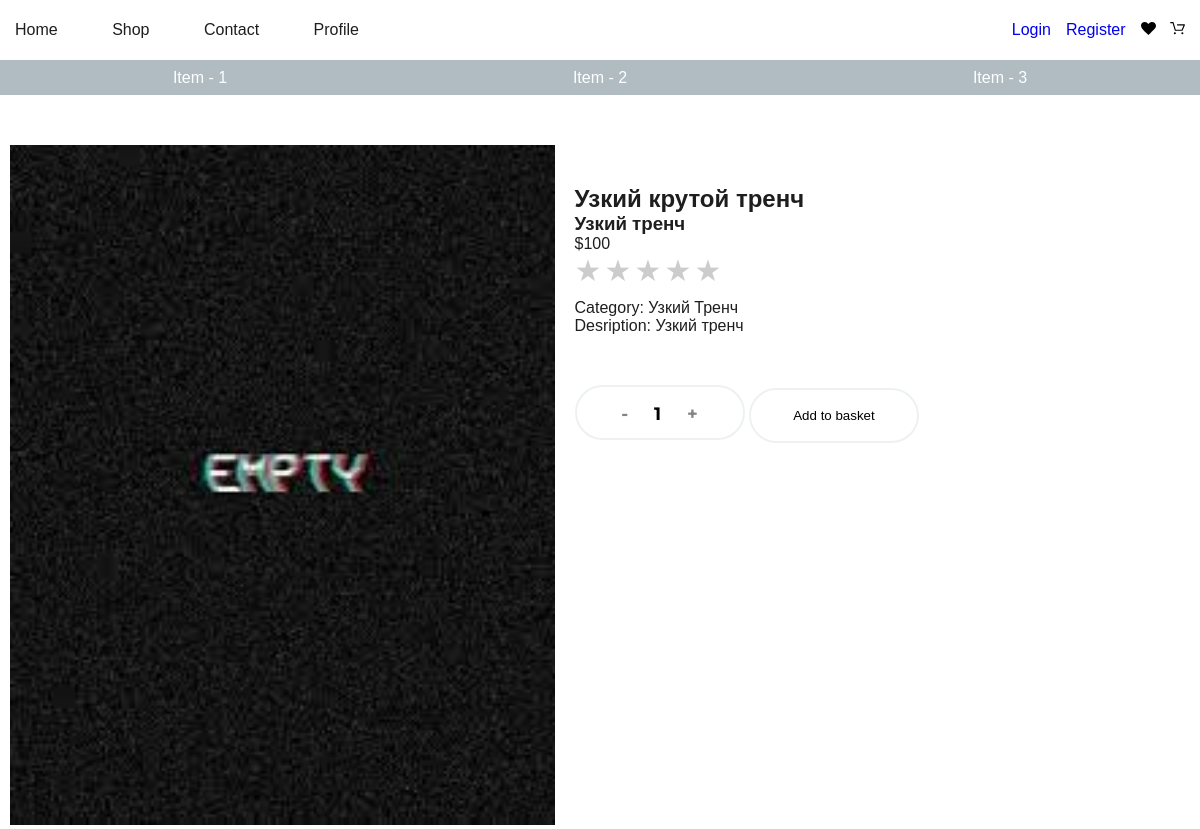
The page /good/uzkii-krutoi-trench on the database its author committed.
### mainApp/models.py (models this page shows, shortened)
class Good(m.Model):
    title = m.CharField(max_length=250, verbose_name="Заголовок товара")
    subtitle = m.CharField(max_length=250, verbose_name="Под заголовок товара")
    description = m.TextField(verbose_name="Описание товара", blank=True, null=True)
    price = m.PositiveIntegerField(verbose_name="Цена")
    photo = m.ImageField(upload_to="photos/goods/%m/%d/", verbose_name="Фото товара", default="empty.jfif")
    is_published = m.BooleanField(default=True, verbose_name="Опулбиковано ?")
    created_dt = m.DateTimeField(auto_now_add=True)
    updated_dt = m.DateTimeField(auto_now=True)
    category = TreeForeignKey(Category, on_delete=m.CASCADE, blank=False,
                              null=False, verbose_name=u'Раздел')
    slug = m.SlugField(max_length=255, unique=True, blank=True)
    class Meta:
        verbose_name = "Товар"
        verbose_name_plural = "Товары"

class Category(MPTTModel):
    title = m.CharField(max_length=255, verbose_name="Имя категории", unique=True)
    parent = TreeForeignKey("self", on_delete=m.CASCADE, null=True, blank=True, related_name="children")
    photo = m.ImageField(upload_to="photos/category/%m/%d/", verbose_name="Фото Категорий",
                         default="empty.jfif")
    is_published = m.BooleanField(default=True, verbose_name="Опубликовано ?")
    created_dt = m.DateTimeField(auto_now_add=True, verbose_name="Дата создания")
    updated_dt = m.DateTimeField(auto_now=True, verbose_name="Дата оновления")
    slug = m.SlugField(max_length=255, unique=True, blank=True)
    class Meta:
        verbose_name = "Категория"
        verbose_name_plural = "Категории"
    class MPTTMeta:
        order_insertion_by = ["title"]
    def __str__(self):
        return self.title

### mainApp/views.py (the view)
# urls.py: path('good/<slug:slug>', views.GoodDetailView.as_view(), name='good_detail'),
class GoodDetailView(DetailView):
    template_name = 'mainApp/good_detail.html'
    model = Good

### basket/basket_class.py (called while the page is built)
    def __len__(self):
        return sum(item['qty'] for item in self.basket.values())

### basket/context_processors.py (called while the page is built)
def basket(request):
    return {'basket': Basket(request)}

### mainApp/templates/mainApp/good_detail.html (shortened to what this page needs)
{% extends 'base.html' %}
{% load static %}
{% block content %}
  <section class="product-detail">
    <div class="container">
      <div class="product-detail__inner">
        <div class="product-detail__img">
          <img src="{{ good.photo.url }}" alt="" width="100%" height="680">
        </div>
        <div class="product-detail__info">
          <h2 class="product-detail__info__title">
            {{ good.title }}
          </h2>
          <h3 class="product-detail__info__subtitle">
            {{ good.subtitle }}
          </h3>
          <div class="product-detail__info__price">
            ${{ good.price }}
          </div>
          <div>
            <div class="rate">
              <label for="star5" title="text">5 stars</label>
              <label for="star4" title="text">4 stars</label>
              <label for="star3" title="text">3 stars</label>
              <label for="star2" title="text">2 stars</label>
              <label for="star1" title="text">1 star</label>
            </div>
          </div>
          <div class="product-detail__info__category">
            Category: {{ good.category }}
          </div>
          <div class="product-detail__info__description">
            Desription: {{ good.description }}
          </div>
          <div class="product-detail__info__btn">
            <div class="product-btn">
              <span id="product-btn__dec" class="product-btn__qty">-</span>
              <input id="input" type="text" value="1">
              <span id="product-btn__inc" class="product-btn__qty">+</span>
            </div>
            <button type="button"
                    id="add-button"
                    value="{{ good.pk }}"
                    class="product-btn">
              Add to basket
            </button>
          </div>
        </div>
      </div>
    </div>
  </section>
{% endblock %}

### mainApp/static/mainApp/css/home.css (style rules this page uses)
*, *::before, *::after { box-sizing: border-box; }
h1, h2, h3, h4, h5, h6 { margin: 0; }
.container { width: 100%; max-width: 1200px; margin: 0 auto; padding: 0; }
body { margin: 0; color: #1e1e1e; font-family: "Amatic", sans-serif; }

### mainApp/static/mainApp/css/components.css (style rules this page uses)
.rate { float: left; height: 46px; }
.rate:not(:checked) > label { float: right; width: 1em; overflow: hidden; white-space: nowrap; cursor: pointer; font-size: 30px; color: #ccc; }
.rate:not(:checked) > label:before { content: '★ '; }
input { width: 50px; text-align: center; background: transparent; border: none; font-size: 18px; font-family: 'Montserrat', sans-serif; font-weight: 700; height: 100%; }
.product-btn__qty { color: #838383; cursor: pointer; font-size: 18px; font-family: 'Montserrat', sans-serif; font-weight: 700; padding: 16px 0; }
.product-btn { display: inline-block; height: 55px; width: 170px; padding: 16px 40px; border: 2px solid #EEF1F2; border-radius: 50px; text-align: center; cursor: pointer; background-color: transparent; }

### mainApp/static/mainApp/css/item_detail.css (style rules this page uses)
.product-detail__inner { margin-top: 50px; display: flex; font-family: "Amatic", sans-serif; }
.product-detail__info, .product-detail__img { margin: 0 10px; }
.product-detail__info { display: flex; flex-direction: column; padding-top: 40px; }
.product-detail__info__btn { margin-top: 50px; }

### account/static/account/css/auth_style.css (style rules this page uses)
input, textarea { outline: none; border: none; }

### rows shown on the page
Good: photo (placeholder picture), title "Узкий крутой тренч", subtitle "Узкий тренч", price "100", category "Узкий Тренч", description "Узкий тренч"
